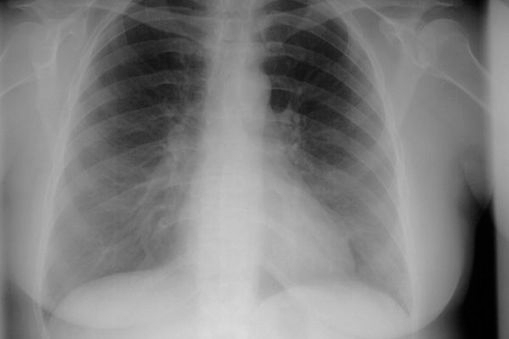
#> input picture Images/chest_x_ray.jpg, 509 x 339 px, found by its file name
$ python histogramMatch.py
#> lines starting #> are read from the running program, lines starting #| are printed output that depends on the picture
#> further down, reference is the input picture: shape (339, 509, 3); min 0, max 220, mean 126.4
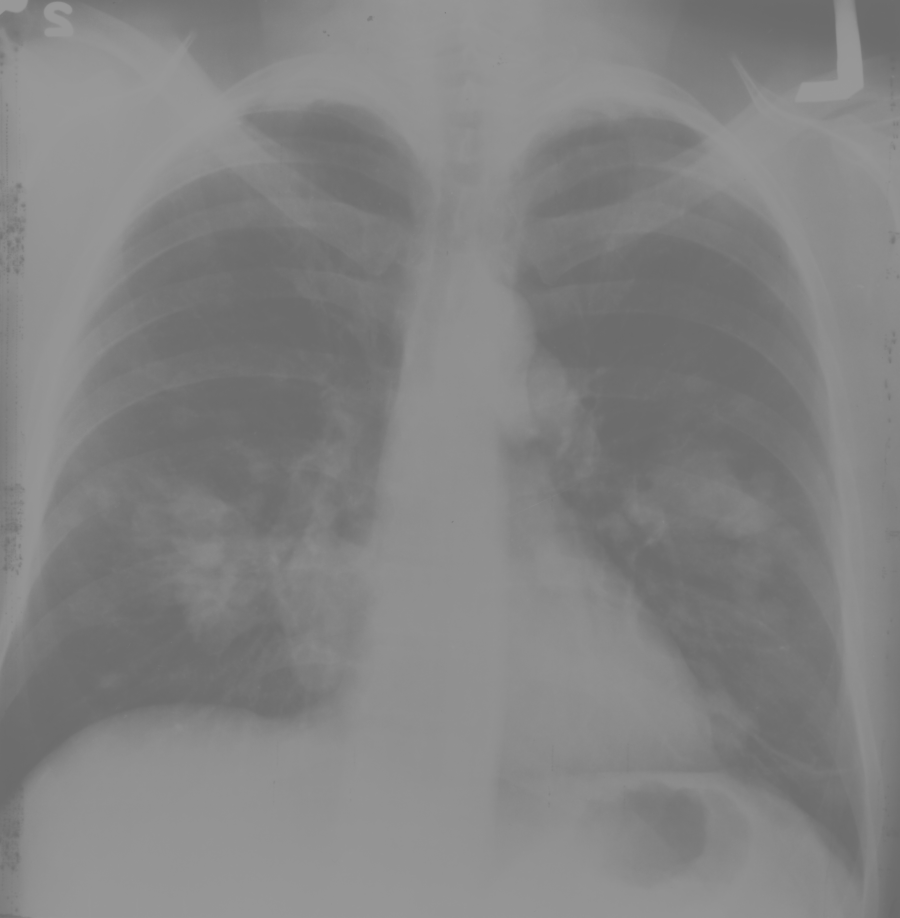
#> input picture Images/cancer_pulmon.jpg, 1800 x 1835 px, found by its file name (shown at 1/2 size)
#> further down, R is the input picture: shape (1835, 1800, 3); min 105, max 154, mean 130.8
# -*- coding: utf-8 -*-
"""
Created on Wed Dec 25 02:17:26 2024

@author: Mario Eduardo Sepúlveda Hernández

With this script you can apply the histogram match
You will obtain a histogram with the shape you desire, from a
reference image
"""

from skimage.exposure import match_histograms
import cv2 as cv
import matplotlib.pyplot as plt
import numpy as np


def histExp(R):
    histo=cv.calcHist([R], [0], None, [256], [0,256])
#> histo = 256 values, max 173987 at index 144, min 0 at index 0, mean 12902.3
    levels=np.asarray(histo)
#> levels has the same summary as histo
    limits = np.nonzero(levels)
#> limits = 50 positions, rows 105 to 154, columns 0 to 0
    r1=min(limits[0])
#> r1 = 105
    r2=max(limits[0])
#> r2 = 154
    S=(255/(r2-r1))*(R-r1)
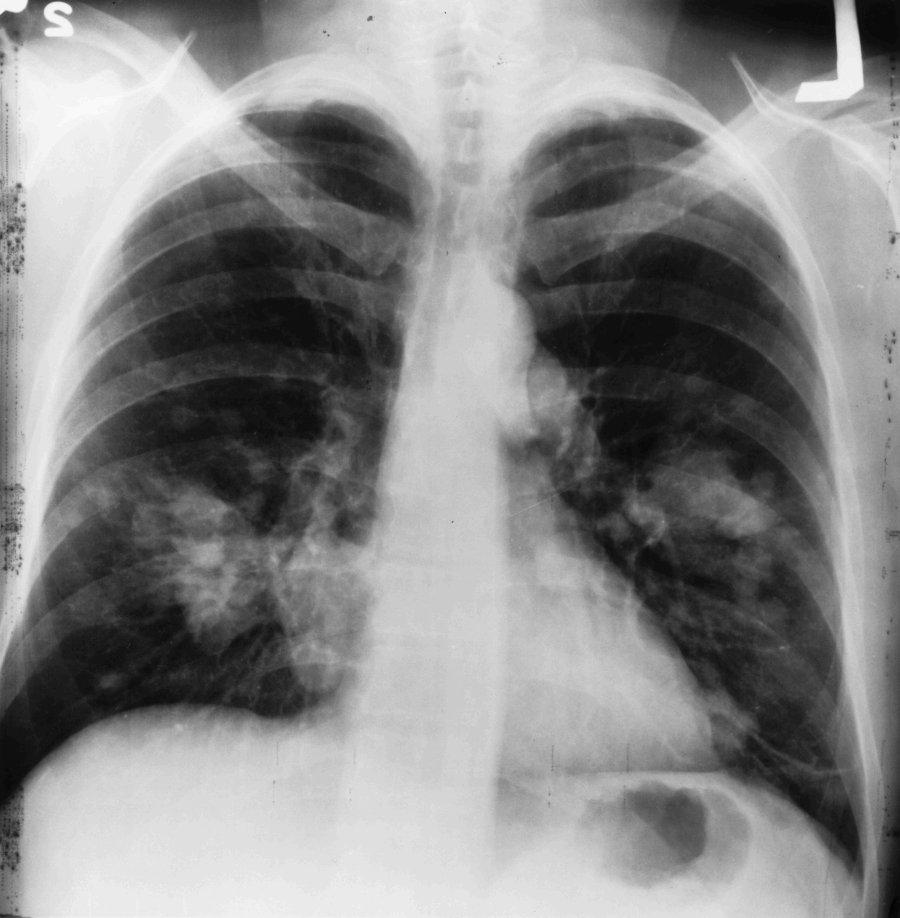
#> S: shape (1835, 1800, 3) float64 (shown at 1/2 size); min 0, max 255, mean 134.3
    S=np.asarray(S).astype(np.int32)
    return S


reference=cv.imread("chest_x_ray.jpg")[:,:,::-1]
reference=np.asarray(reference)
plt.subplot(2,3,1)
plt.imshow(reference,cmap="gray")
plt.title(label="Reference Image")
plt.xlabel(xlabel="pixels")
plt.ylabel("pixels")
plt.yticks(rotation = 90)
plt.yticks(rotation = 90)
plt.subplot(2,3,4)
plt.hist(reference.ravel(),256,[0,256],color="#f85300")
plt.title("Reference histogram")
plt.xlabel(xlabel="Intensity levels")
plt.ylabel(ylabel="N(r)")
plt.yticks(rotation = 90)
plt.ticklabel_format(axis='y', style='sci', scilimits=(4,4))


R=cv.imread("cancer_pulmon.jpg")[:,:,::-1]
R=np.asarray(R)
plt.subplot(2,3,2)
plt.imshow(R,cmap="gray")
plt.title(label="Image R")
plt.xlabel(xlabel="pixels")
plt.ylabel("pixels")
plt.ticklabel_format(axis='y', style='sci', scilimits=(4,4))
plt.yticks(rotation = 90)
plt.subplot(2,3,5)
plt.hist(R.ravel(),256,[0,256],color="#ab2e76")
plt.title("Histogram")
plt.xlabel(xlabel="Intensity levels")
plt.ylabel(ylabel="N(r)")
plt.yticks(rotation = 90)
plt.ticklabel_format(axis='y', style='sci', scilimits=(4,4))
S=histExp(R)

matched = match_histograms(S, reference,channel_axis=2)
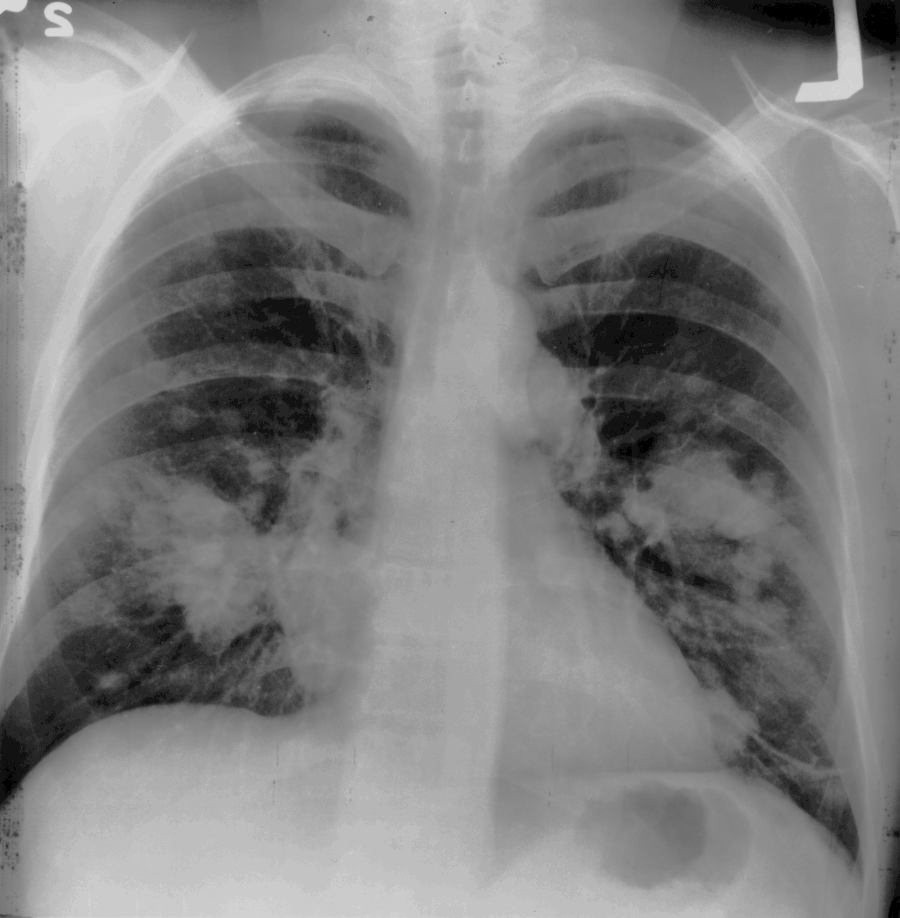
#> matched: shape (1835, 1800, 3) int32 (shown at 1/2 size); min 0, max 220, mean 128.2
plt.subplot(2,3,3)
plt.imshow(matched,cmap="gray")
plt.title(label="New image S")
plt.xlabel(xlabel="pixels")
plt.ylabel("pixels")
plt.ticklabel_format(axis='y', style='sci', scilimits=(4,4))
plt.yticks(rotation = 90)
plt.subplot(2,3,6)
plt.hist(matched.ravel(),256,[0,256],color="#08c477",linewidth=3)
plt.title("New histogram")
plt.xlabel(xlabel="Intensity levels")
plt.ylabel(ylabel="N(r)")
plt.yticks(rotation = 90)
plt.axis([0,255,0,500000])
plt.ticklabel_format(axis='y', style='sci', scilimits=(4,4))
plt.suptitle(t="Histogram Matching")
plt.tight_layout()
plt.show
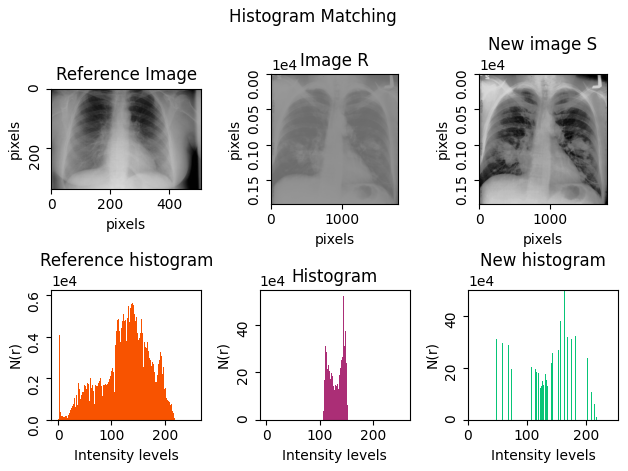
#> figure drawn by matplotlib, 6 panels; panel 2: tallest bar 5964 high, from x = 136 to 137; panel 4: tallest bar 521961 high, from x = 144 to 145; panel 6: tallest bar 521961 high, from x = 164 to 165
